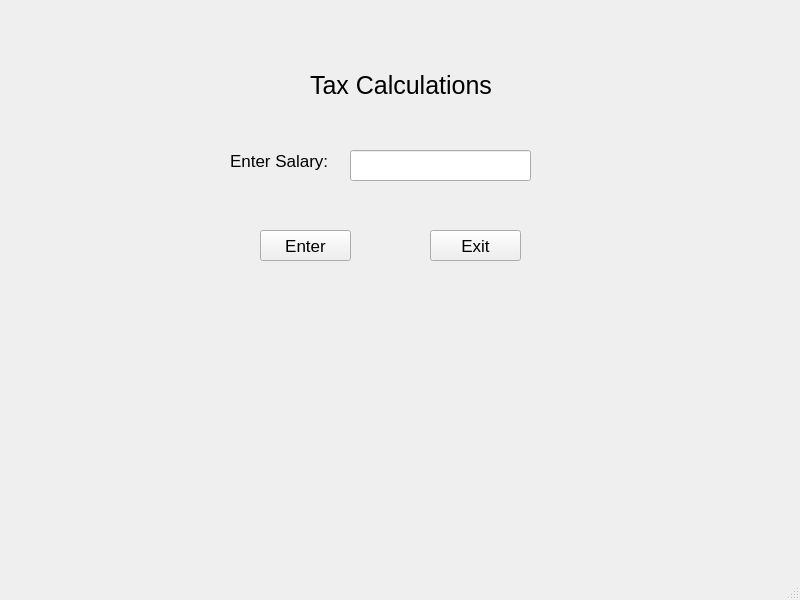
<?xml version="1.0" encoding="UTF-8"?>
<ui version="4.0">
 <class>MainWindow</class>
 <widget class="QMainWindow" name="MainWindow">
  <property name="geometry">
   <rect>
    <x>0</x>
    <y>0</y>
    <width>800</width>
    <height>600</height>
   </rect>
  </property>
  <property name="windowTitle">
   <string>MainWindow</string>
  </property>
  <widget class="QWidget" name="centralwidget">
   <widget class="QLabel" name="label">
    <property name="geometry">
     <rect>
      <x>310</x>
      <y>60</y>
      <width>201</width>
      <height>51</height>
     </rect>
    </property>
    <property name="styleSheet">
     <string notr="true">QLabel{
font-size:25px;
}</string>
    </property>
    <property name="text">
     <string>Tax Calculations</string>
    </property>
   </widget>
   <widget class="QLabel" name="label_2">
    <property name="geometry">
     <rect>
      <x>230</x>
      <y>140</y>
      <width>101</width>
      <height>41</height>
     </rect>
    </property>
    <property name="styleSheet">
     <string notr="true">QLabel{
font-size: 17px;
}</string>
    </property>
    <property name="text">
     <string>Enter Salary:</string>
    </property>
   </widget>
   <widget class="QLineEdit" name="lineEdit">
    <property name="geometry">
     <rect>
      <x>350</x>
      <y>150</y>
      <width>181</width>
      <height>31</height>
     </rect>
    </property>
    <property name="styleSheet">
     <string notr="true">QLineEdit{
font-size:  18px;
}</string>
    </property>
   </widget>
   <widget class="QPushButton" name="pushButton">
    <property name="geometry">
     <rect>
      <x>260</x>
      <y>230</y>
      <width>91</width>
      <height>31</height>
     </rect>
    </property>
    <property name="styleSheet">
     <string notr="true">QPushButton{
font-size: 17px;
}</string>
    </property>
    <property name="text">
     <string>Enter</string>
    </property>
   </widget>
   <widget class="QPushButton" name="pushButton_2">
    <property name="geometry">
     <rect>
      <x>430</x>
      <y>230</y>
      <width>91</width>
      <height>31</height>
     </rect>
    </property>
    <property name="styleSheet">
     <string notr="true">QPushButton{
font-size: 17px;
}</string>
    </property>
    <property name="text">
     <string>Exit</string>
    </property>
   </widget>
  </widget>
  <widget class="QMenuBar" name="menubar">
   <property name="geometry">
    <rect>
     <x>0</x>
     <y>0</y>
     <width>800</width>
     <height>23</height>
    </rect>
   </property>
  </widget>
  <widget class="QStatusBar" name="statusbar"/>
 </widget>
 <resources/>
 <connections/>
</ui>
